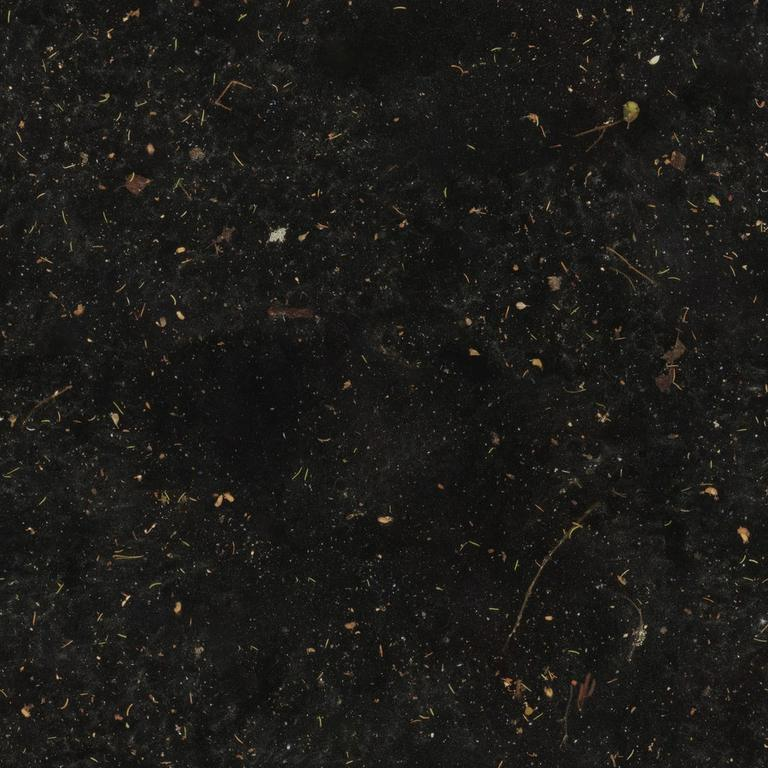
#> input picture art/water_diff.jpg, 768 x 768 px, given in place of water_diff.jpg.png, which was not available
$ python ref-compare.py ../art/water_diff.jpg
#> lines starting #> are read from the running program, lines starting #| are printed output that depends on the picture
#!/usr/bin/env python3
"""Side-by-side: the reference panel (left) and the SwiftShader shot (right), for scenes given."""
import sys
from PIL import Image

for s in sys.argv[1:]:
    ref = Image.open(f'/home/sprite/ref/ref{s}.png').convert('RGB').resize((525, 350))
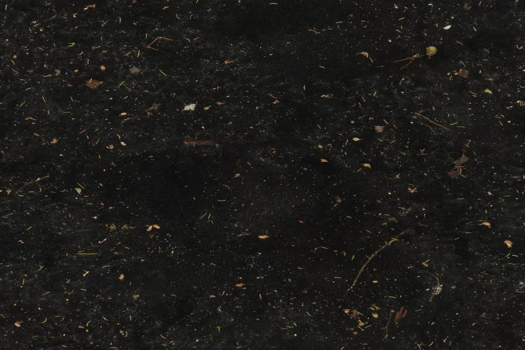
#> ref: PIL image 525x350 RGB; mean R, G, B 28, 27.1, 24.2
    shot = Image.open(f'artifacts/shot-s{s}-1050x700.png').convert('RGB').resize((525, 350))
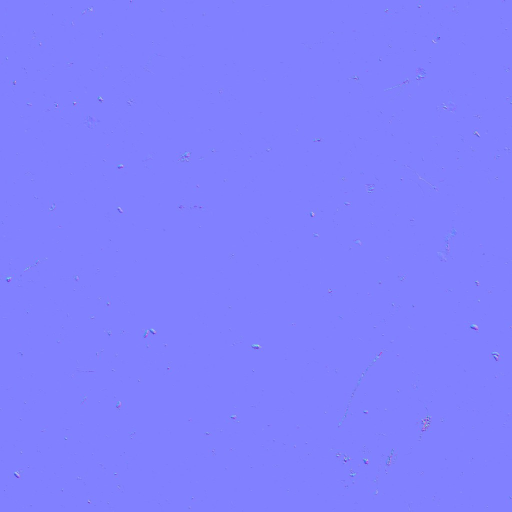
#> input picture art/water_nor.jpg, 1024 x 1024 px, given in place of water_diff.jpg-1050x700.png, which was not available (shown at 1/2 size)
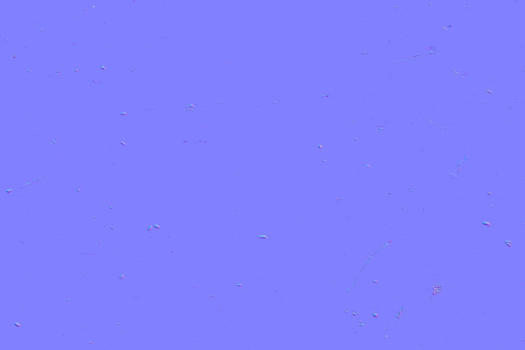
#> shot: PIL image 525x350 RGB; mean R, G, B 128.9, 128, 254.7
    c = Image.new('RGB', (1060, 350), (0, 0, 0))
#> c: PIL image 1060x350 RGB; every value is 0
    c.paste(ref, (0, 0))
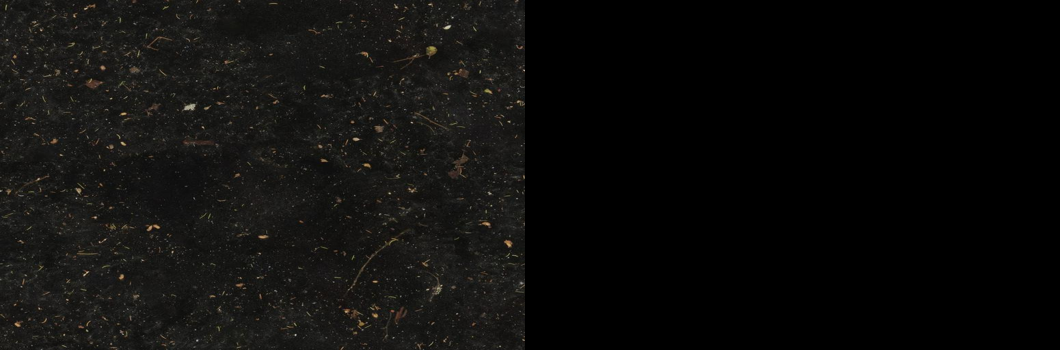
#> c: PIL image 1060x350 RGB; mean R, G, B 13.9, 13.4, 12
    c.paste(shot, (535, 0))
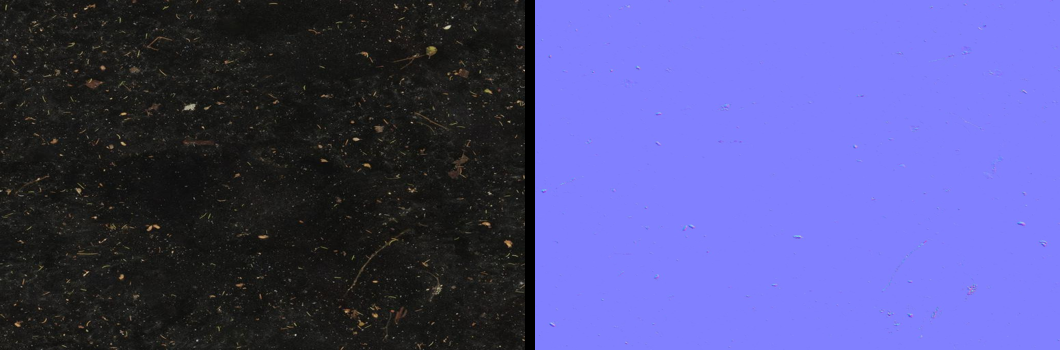
#> c: PIL image 1060x350 RGB; mean R, G, B 77.7, 76.8, 138.1
    c.save(f'artifacts/compare-s{s}.png')
